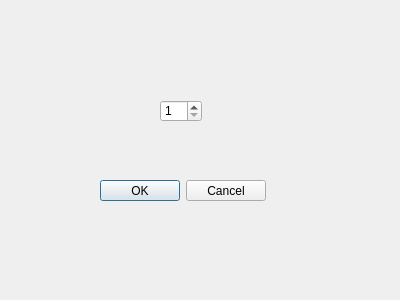
<?xml version="1.0" encoding="UTF-8"?>
<ui version="4.0">
 <class>ScheduleGenerator</class>
 <widget class="QDialog" name="ScheduleGenerator">
  <property name="geometry">
   <rect>
    <x>0</x>
    <y>0</y>
    <width>400</width>
    <height>300</height>
   </rect>
  </property>
  <property name="windowTitle">
   <string>Dialog</string>
  </property>
  <widget class="QSpinBox" name="difficultySpinBox">
   <property name="geometry">
    <rect>
     <x>160</x>
     <y>100</y>
     <width>42</width>
     <height>22</height>
    </rect>
   </property>
   <property name="minimum">
    <number>1</number>
   </property>
   <property name="maximum">
    <number>4</number>
   </property>
  </widget>
  <widget class="QDialogButtonBox" name="buttonBox">
   <property name="geometry">
    <rect>
     <x>100</x>
     <y>180</y>
     <width>166</width>
     <height>21</height>
    </rect>
   </property>
   <property name="standardButtons">
    <set>QDialogButtonBox::Cancel|QDialogButtonBox::Ok</set>
   </property>
  </widget>
 </widget>
 <resources/>
 <connections/>
</ui>
